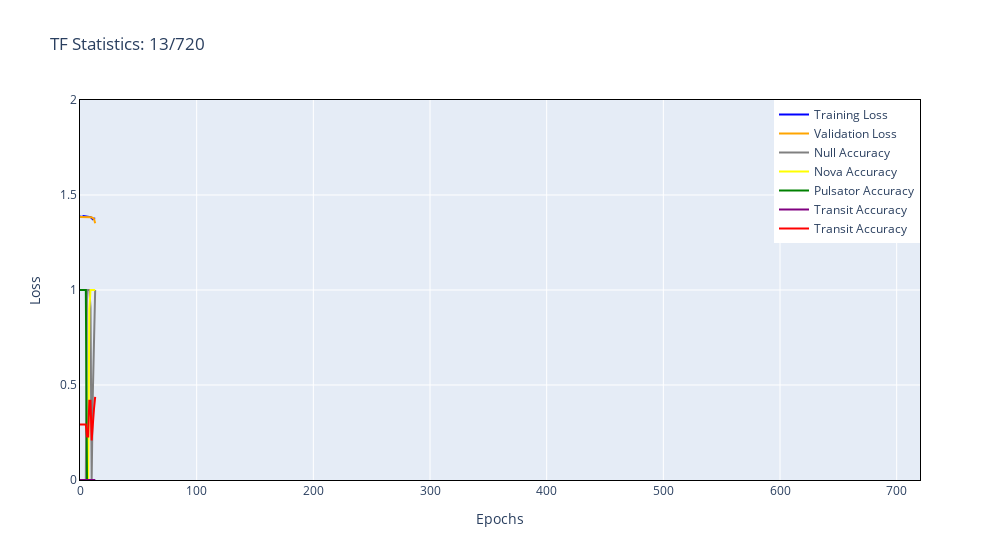

Here is the notebook cell this chart was saved with:
### Code cell
# model = FluxAnomalyPredictionTF(14, 0.15, bn=False, features=3, residual=0).to(device)
# model.train()
# model = FluxAnomalyPredictionLSTM(14, 0.15, bn=False, features=3, residual=0).to(device)
# model = lstm(3,10,4).to(device)

optimizer = torch.optim.Adam(model.parameters(), lr=0.01)

compete([("TF", model, optimizer)], 720, train, valid)

### Figure 1 — Plotly figure (JSON) as saved in the notebook; plotly's stock layout.template omitted (floating-point values rounded to 4 significant figures; data arrays with more than 128 entries replaced by an {"elided": "..."} marker saying what was removed)
{"data": [{"line": {"color": "blue"}, "mode": "lines", "name": "Training Loss", "type": "scatter", "x": {"elided": "720 int values"}, "y": [1.386, 1.385, 1.385, 1.389, 1.387, 1.388, 1.384, 1.385, 1.384, 1.384, 1.378, 1.373, 1.376, 1.375]}, {"line": {"color": "orange"}, "mode": "lines", "name": "Validation Loss", "type": "scatter", "x": {"elided": "720 int values"}, "y": [1.385, 1.385, 1.385, 1.385, 1.386, 1.386, 1.386, 1.386, 1.385, 1.384, 1.383, 1.378, 1.375, 1.352]}, {"line": {"color": "gray"}, "mode": "lines", "name": "Null Accuracy", "type": "scatter", "x": {"elided": "720 int values"}, "y": [0, 0, 0, 0, 0, 0, 1.0, 1.0, 1.0, 0.9091, 0, 0.4545, 0.7273, 1.0]}, {"line": {"color": "yellow"}, "mode": "lines", "name": "Nova Accuracy", "type": "scatter", "x": {"elided": "720 int values"}, "y": [0, 0, 0, 0, 0, 0, 0, 0, 0.9, 1.0, 1.0, 1.0, 1.0, 1.0]}, {"line": {"color": "green"}, "mode": "lines", "name": "Pulsator Accuracy", "type": "scatter", "x": {"elided": "720 int values"}, "y": [1.0, 1.0, 1.0, 1.0, 1.0, 1.0, 0, 0, 0, 0, 0, 0, 0, 0]}, {"line": {"color": "purple"}, "mode": "lines", "name": "Transit Accuracy", "type": "scatter", "x": {"elided": "720 int values"}, "y": [0, 0, 0, 0, 0, 0, 0, 0, 0, 0, 0, 0, 0, 0]}, {"line": {"color": "red"}, "mode": "lines", "name": "Transit Accuracy", "type": "scatter", "x": {"elided": "720 int values"}, "y": [0.2917, 0.2917, 0.2917, 0.2917, 0.2917, 0.2917, 0.2292, 0.2292, 0.4167, 0.4167, 0.2083, 0.3125, 0.375, 0.4375]}], "layout": {"legend": {"x": 1, "xanchor": "right", "y": 1, "yanchor": "top"}, "title": {"text": "TF Statistics: 13/720"}, "width": 1000, "xaxis": {"linecolor": "black", "linewidth": 1, "mirror": true, "range": [0, 720], "showline": true, "tickfont": {"size": 12}, "title": {"text": "Epochs"}}, "yaxis": {"linecolor": "black", "linewidth": 1, "mirror": true, "range": [0, 2], "showline": true, "tickfont": {"size": 12}, "title": {"text": "Loss"}}}}
